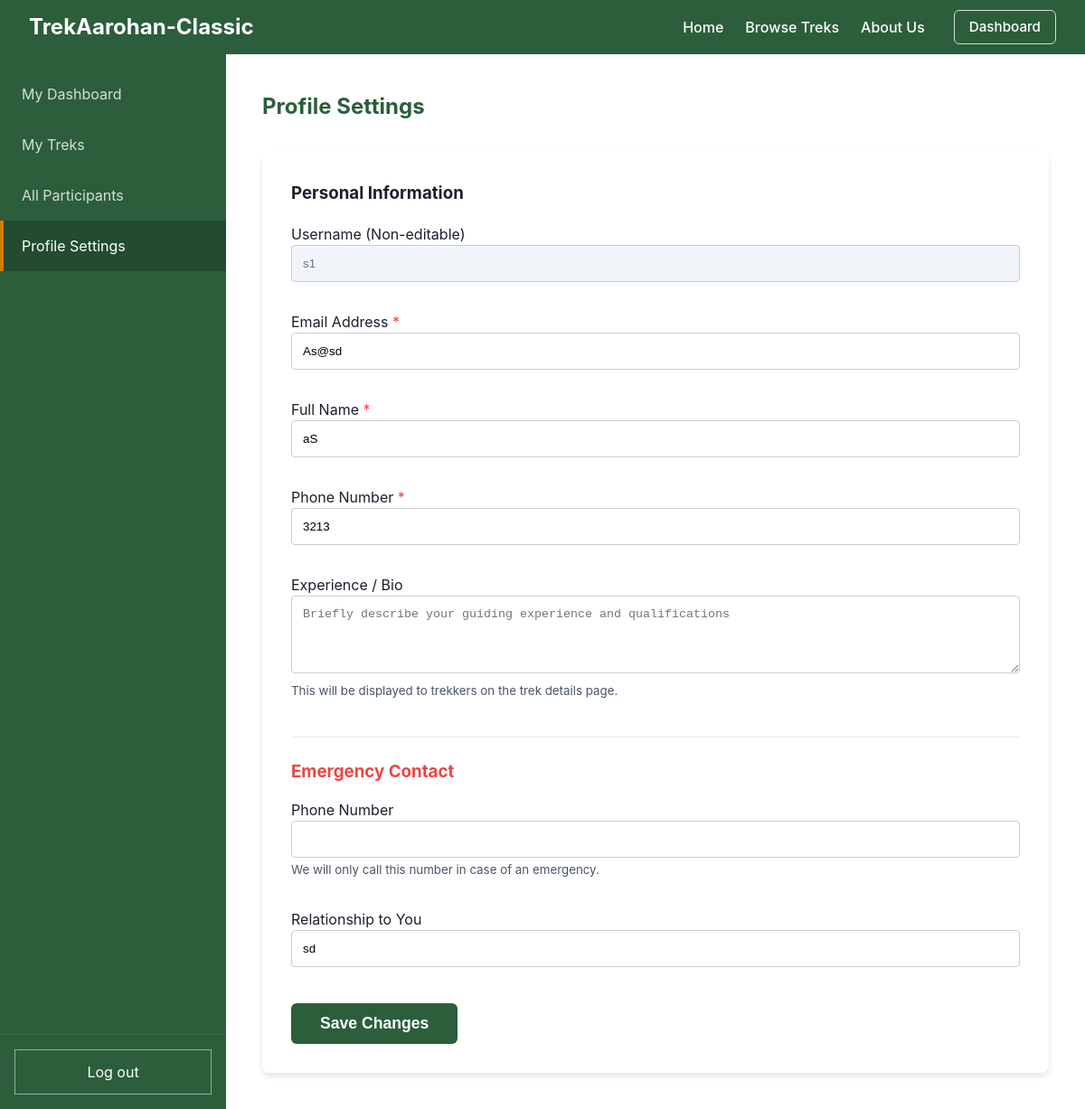
Screenshot of /staff/profile (signed in) with the database file from the repository.
### models.py (models this page shows)
class User(db.Model, UserMixin):
    __tablename__ = "user"
    id = db.Column(db.Integer, primary_key=True, autoincrement=True)
    username = db.Column(db.String(50), unique=True, nullable=False)
    password = db.Column(db.String(255), nullable=False)
    name = db.Column(db.String(100), nullable=False)
    email = db.Column(db.String(120), unique=True, nullable=False)
    phone = db.Column(db.String(20), nullable=False)
    role = db.Column(db.Integer, default=0, nullable=False)
    emergency_phone = db.Column(db.String(20), nullable=True)
    emergency_relation = db.Column(db.String(50), nullable=True)
    experience = db.Column(db.Text, nullable=True)  # Used for Staff
    is_approved = db.Column(db.Boolean, default=False)  # Used for Staff
    is_blacklisted = db.Column(db.Boolean, default=False)
    assigned_treks = db.relationship("Trek", backref="staff", lazy=True)
    bookings = db.relationship("Booking", backref="user", lazy=True)

### app.py (the view, shortened to what this page needs)
    @app.route("/staff/profile", methods=["GET", "POST"])
    @login_required
    def staff_profile():
        if current_user.role != 1 or not current_user.is_approved:
            return redirect(url_for("home"))
        return render_template("staff_profile.html")

### templates/staff_profile.html
{% extends "staff_base.html" %}
{% set active_page = "profile" %}
{% block dashboard_content %}
    <h2>Profile Settings</h2>
    <div class="card" style="margin-top: 2rem;">
        <h3 style="margin-top: 0;">Personal Information</h3>
        <form method="POST" action="{{ url_for('staff_profile') }}" style="display: flex; flex-direction: column; gap: 1rem; margin-top: 1rem;">
            <div class="form-group">
                <label>Username (Non-editable)</label>
                <input type="text" class="form-control" value="{{ current_user.username }}" readonly style="background-color: #f1f5f9; color: #64748b;">
            </div>
            <div class="form-group">
                <label for="email">Email Address <span style="color: #ef4444;">*</span></label>
                <input type="email" id="email" name="email" class="form-control" value="{{ current_user.email }}" required>
            </div>
            <div class="form-group">
                <label for="name">Full Name <span style="color: #ef4444;">*</span></label>
                <input type="text" id="name" name="name" class="form-control" value="{{ current_user.name }}" required>
            </div>
            <div class="form-group">
                <label for="phone">Phone Number <span style="color: #ef4444;">*</span></label>
                <input type="number" id="phone" name="phone" class="form-control" value="{{ current_user.phone }}" required>
            </div>
            <div class="form-group">
                <label for="experience">Experience / Bio</label>
                <textarea id="experience" name="experience" class="form-control" rows="4" placeholder="Briefly describe your guiding experience and qualifications" style="resize: vertical;">{{ current_user.experience or '' }}</textarea>
                <small style="color: var(--secondary-color); display: block; margin-top: 0.25rem;">This will be displayed to trekkers on the trek details page.</small>
            </div>
            <hr style="border: 0; border-top: 1px solid var(--border-color); margin: 0.5rem 0;">
            <h3 style="margin: 0; color: #ef4444;">Emergency Contact</h3>
            <div class="form-group">
                <label for="emergency_phone">Phone Number</label>
                <input type="number" id="emergency_phone" name="emergency_phone" class="form-control" value="{{ current_user.emergency_phone or '' }}">
                <small style="color: var(--secondary-color); display: block; margin-top: 0.25rem;">We will only call this number in case of an emergency.</small>
            </div>
            <div class="form-group">
                <label for="emergency_relation">Relationship to You</label>
                <input type="text" id="emergency_relation" name="emergency_relation" class="form-control" value="{{ current_user.emergency_relation or '' }}" placeholder="e.g., Spouse, Parent, Sibling">
            </div>
            <div style="margin-top: 0.5rem;">
                <button type="submit" class="btn btn-primary" style="padding: 0.75rem 2rem; font-size: 1.1rem;">Save Changes</button>
            </div>
        </form>
    </div>
{% endblock %}

### static/css/style.css (style rules this page uses)
:root { --primary-color: #2C5E3B; --secondary-color: #4A5568; --accent-color: #D97706; --accent-dark: #B45309; --bg-color: #F9FAFB; --text-color: #1A202C; --border-color: #E2E8F0; --danger-color: #DC2626; }
body { margin: 0; font-family: -apple-system, BlinkMacSystemFont, "Segoe UI", Roboto, Helvetica, Arial, sans-serif; background-color: var(--bg-color); color: var(--text-color); line-height: 1.5; }
h1, h2 { margin-top: 0; color: var(--primary-color); }
.btn { display: inline-block; padding: 0.75rem 1.5rem; border-radius: 6px; font-weight: 600; text-align: center; cursor: pointer; border: none; transition: transform 0.15s ease, box-shadow 0.15s ease; text-decoration: none; font-size: 0.95rem; }
.btn-primary { background-color: var(--primary-color); color: white; }
.card { background: var(--card-bg, #FFFFFF); padding: 2rem; border-radius: 8px; box-shadow: 0 4px 6px rgba(0,0,0,0.1); }
.form-group { margin-bottom: 1rem; }
.form-control { width: 100%; padding: 0.75rem; border: 1px solid #ccc; border-radius: 4px; box-sizing: border-box; }

### rows the page displays
User: username "s1", email "As@sd", name "aS", phone "3213", emergency_relation "sd"
